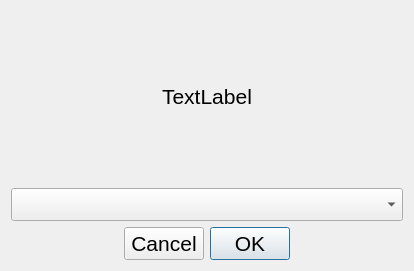
<?xml version="1.0" encoding="UTF-8"?>
<ui version="4.0">
 <class>deadShip</class>
 <widget class="QDialog" name="deadShip">
  <property name="geometry">
   <rect>
    <x>0</x>
    <y>0</y>
    <width>414</width>
    <height>271</height>
   </rect>
  </property>
  <property name="windowTitle">
   <string>Dialog</string>
  </property>
  <layout class="QVBoxLayout" name="verticalLayout">
   <item>
    <widget class="QLabel" name="msg">
     <property name="font">
      <font>
       <pointsize>16</pointsize>
      </font>
     </property>
     <property name="text">
      <string>TextLabel</string>
     </property>
     <property name="alignment">
      <set>Qt::AlignCenter</set>
     </property>
    </widget>
   </item>
   <item>
    <widget class="QComboBox" name="aliveShipsBox">
     <property name="font">
      <font>
       <pointsize>16</pointsize>
      </font>
     </property>
    </widget>
   </item>
   <item>
    <layout class="QHBoxLayout" name="horizontalLayout">
     <item>
      <spacer name="horizontalSpacer">
       <property name="orientation">
        <enum>Qt::Horizontal</enum>
       </property>
       <property name="sizeHint" stdset="0">
        <size>
         <width>40</width>
         <height>20</height>
        </size>
       </property>
      </spacer>
     </item>
     <item>
      <widget class="QDialogButtonBox" name="buttonBox">
       <property name="font">
        <font>
         <pointsize>16</pointsize>
        </font>
       </property>
       <property name="contextMenuPolicy">
        <enum>Qt::NoContextMenu</enum>
       </property>
       <property name="layoutDirection">
        <enum>Qt::RightToLeft</enum>
       </property>
       <property name="orientation">
        <enum>Qt::Horizontal</enum>
       </property>
       <property name="standardButtons">
        <set>QDialogButtonBox::Cancel|QDialogButtonBox::Ok</set>
       </property>
      </widget>
     </item>
     <item>
      <spacer name="horizontalSpacer_2">
       <property name="orientation">
        <enum>Qt::Horizontal</enum>
       </property>
       <property name="sizeHint" stdset="0">
        <size>
         <width>40</width>
         <height>20</height>
        </size>
       </property>
      </spacer>
     </item>
    </layout>
   </item>
  </layout>
 </widget>
 <resources/>
 <connections>
  <connection>
   <sender>buttonBox</sender>
   <signal>accepted()</signal>
   <receiver>deadShip</receiver>
   <slot>accept()</slot>
   <hints>
    <hint type="sourcelabel">
     <x>248</x>
     <y>254</y>
    </hint>
    <hint type="destinationlabel">
     <x>157</x>
     <y>274</y>
    </hint>
   </hints>
  </connection>
  <connection>
   <sender>buttonBox</sender>
   <signal>rejected()</signal>
   <receiver>deadShip</receiver>
   <slot>reject()</slot>
   <hints>
    <hint type="sourcelabel">
     <x>316</x>
     <y>260</y>
    </hint>
    <hint type="destinationlabel">
     <x>286</x>
     <y>274</y>
    </hint>
   </hints>
  </connection>
 </connections>
</ui>
